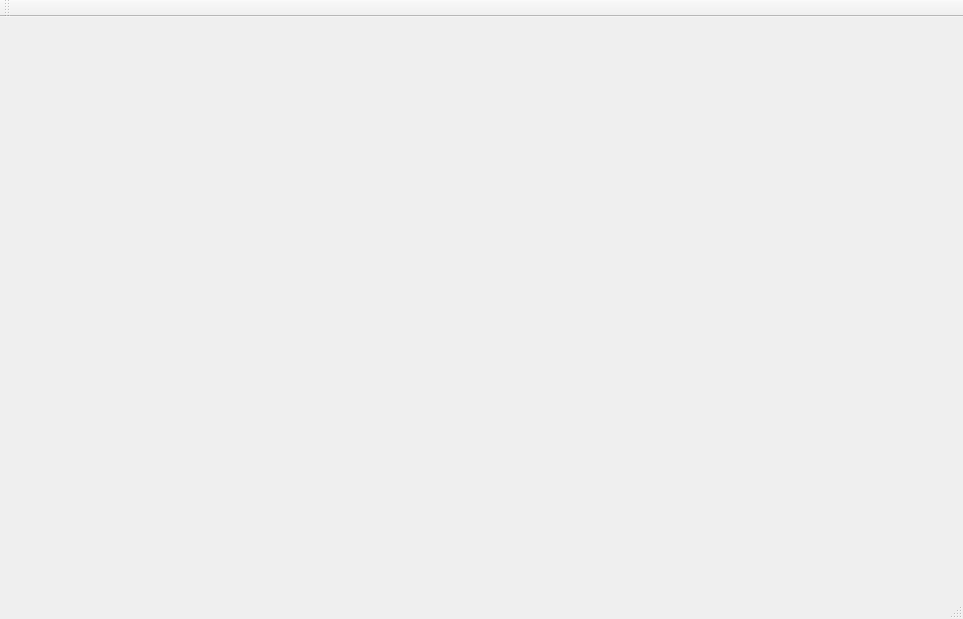
<?xml version="1.0" encoding="UTF-8"?>
<ui version="4.0">
 <class>MainWindowClass</class>
 <widget class="QMainWindow" name="MainWindowClass">
  <property name="geometry">
   <rect>
    <x>0</x>
    <y>0</y>
    <width>963</width>
    <height>619</height>
   </rect>
  </property>
  <property name="windowTitle">
   <string>MainWindow</string>
  </property>
  <widget class="QWidget" name="centralWidget"/>
  <widget class="QMenuBar" name="menuBar">
   <property name="geometry">
    <rect>
     <x>0</x>
     <y>0</y>
     <width>963</width>
     <height>26</height>
    </rect>
   </property>
  </widget>
  <widget class="QToolBar" name="mainToolBar">
   <attribute name="toolBarArea">
    <enum>TopToolBarArea</enum>
   </attribute>
   <attribute name="toolBarBreak">
    <bool>false</bool>
   </attribute>
  </widget>
  <widget class="QStatusBar" name="statusBar"/>
 </widget>
 <layoutdefault spacing="6" margin="11"/>
 <resources>
  <include location="MainWindow.qrc"/>
 </resources>
 <connections/>
</ui>
